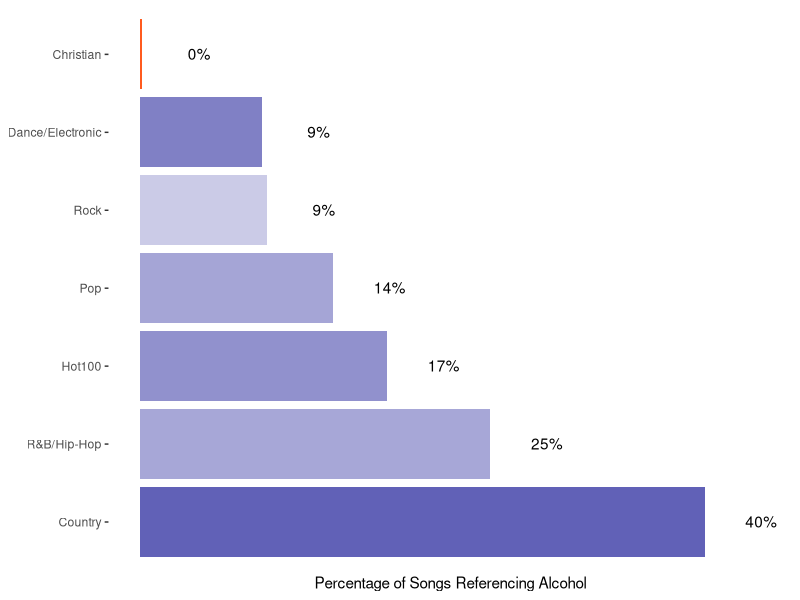

R code for this plot:
read.csv("charts_drinking_words_counts_summary.csv", stringsAsFactors = FALSE) -> data_summary
library(ggplot2)
library(dplyr)
data_summary %>% group_by(chart) %>% summarise(mean(percentageOfSongsWithDrinking)) -> sum_by_chart
colnames(sum_by_chart) <- c("Chart", "Percentage of Songs Referencing Alcohol")
#sum_by_chart$`Percentage of Songs Referencing Alcohol` <- round(sum_by_chart$`Percentage of Songs Referencing Alcohol`, digits = 2)

#sum_by_chart %>% arrange(sum_by_chart$`Percentage of Songs Referencing Alcohol`) -> sum_by_chart
ggplot(sum_by_chart,
       aes(x = reorder(Chart, -`Percentage of Songs Referencing Alcohol`) ,
           y=`Percentage of Songs Referencing Alcohol`)) +
        geom_bar(stat = "identity", alpha = 0.2+1.7*sort(sum_by_chart$`Percentage of Songs Referencing Alcohol`, decreasing = TRUE), fill=c("orangered",rep("blue4", times = 6))) + coord_flip() +
  geom_text(aes(y = (`Percentage of Songs Referencing Alcohol`+0.04), label = scales::percent(round(`Percentage of Songs Referencing Alcohol`, digits = 2)), vjust = 0.45) ) +
        theme(
         panel.grid.major = element_blank(), 
         panel.grid.minor = element_blank(),
         panel.background = element_rect(fill = "transparent",colour = NA),
         plot.background = element_rect(fill = "transparent",colour = NA),
         axis.title.y = element_blank(),
         axis.text.x  = element_blank(),
         axis.ticks.x = element_blank()
       ) 
